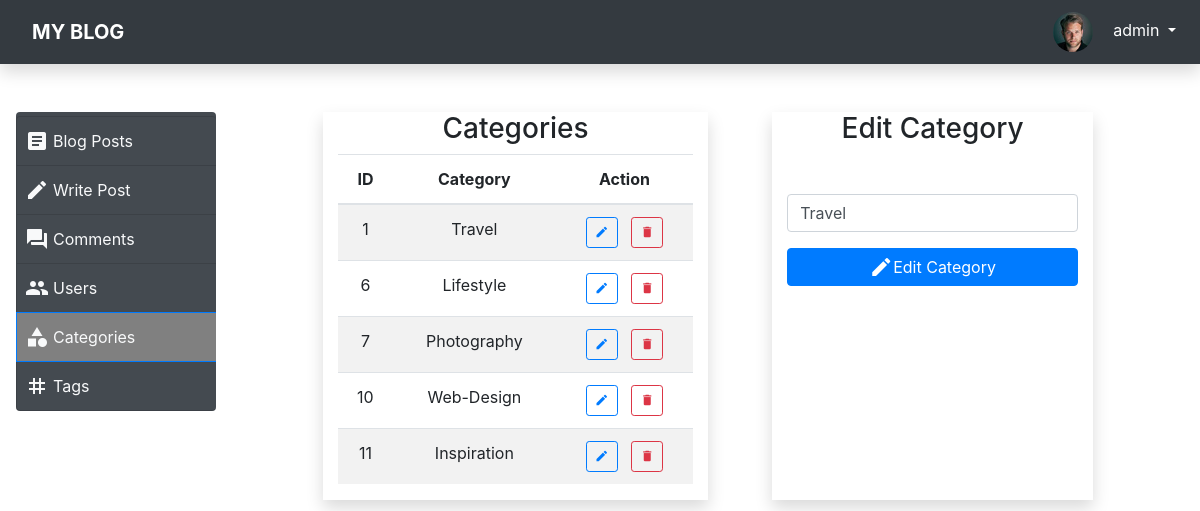
Screenshot of /site/admin/category-edit.php?id=1 (signed in) with the database file from the repository.
### tables this page shows
CREATE TABLE `users` (
  `id` int(11) NOT NULL AUTO_INCREMENT,
  `name` varchar(200) NOT NULL,
  `email` varchar(100) NOT NULL,
  `password` varchar(100) NOT NULL,
  `profile_pic_path` varchar(100) DEFAULT NULL,
  `is_admin` tinyint(1) NOT NULL DEFAULT '0',
  PRIMARY KEY (`id`),
  UNIQUE KEY `user_email` (`email`)
);

CREATE TABLE `categories` (
  `id` int(11) NOT NULL AUTO_INCREMENT,
  `category_name` varchar(25) NOT NULL,
  PRIMARY KEY (`id`),
  UNIQUE KEY `category_name` (`category_name`)
);

### site/src/DB.php (called while the page is built, shortened)
<?php
class DB
{
    private static $conn;
    public static function conn(): mysqli
    {
        if (!isset(self::$conn))
            self::$conn = new mysqli('localhost', 'id16518670_root', '9<!gVi{3m{/otZD=', 'id16518670_new_blog_db');
        return self::$conn;
    }
    public static function getUserById($id): ?User
    {
        $userRes = self::conn()->query("SELECT * from users where id = $id")->fetch_assoc();
        return new User($userRes['id'], $userRes['name'], $userRes['email'], $userRes['password'], $userRes['profile_pic_path'], $userRes['is_admin']);
    }
}

### site/src/models/User.php (called while the page is built, shortened)
<?php
class User
{
    public function __construct($id, $name, $email, $password, $profile_pic_path, $isAdmin = false)
    {
        $this->name = $name;
        $this->profile_pic_path = $profile_pic_path;
        $this->isAdmin = $isAdmin;
    }
}

### site/admin/category-edit.php (the view, shortened to what this page needs)
<?php
$user = DB::getUserById($_SESSION['user_id']);
$etag = null;
if (isset($_GET['id'])) {
    $etagId = $_GET['id'];
    $etag = DB::conn()->query("SELECT * FROM categories where id = $etagId;");
    if ($etag)
        $etag = $etag->fetch_assoc();
    else $msg = "no_id";
} else $msg = "no_id";
?>
<!doctype html>
<html lang="en">
<head>
    <link rel="stylesheet" href="https://stackpath.bootstrapcdn.com/font-awesome/4.7.0/css/font-awesome.min.css"
>
    <link rel="stylesheet" href="../css/bootstrap.css">
    <link rel="stylesheet" href="style.css">
</head>
<body>
<nav class="py-1 navbar navbar-expand-sm bg-dark navbar-dark shadow" style="z-index: 1000000;">
    <div class="navbar-brand mr-auto">
        <a href="../index.php" class="nav-link text-uppercase brand-font text-white font-weight-bolder">My Blog</a>
    </div>
    <div class="collapse navbar-collapse" id="navContent">
        <div class="w-100 navbar-nav d-flex justify-content-sm-end align-items-end">
            <div class="dropdown">
                <a class="dropdown-toggle nav-link text-white text-right active" type="button"
                   id="dropdownMenuButton"
                   data-toggle="dropdown" aria-haspopup="true" aria-expanded="false">
                    <img style="height: 40px;" class="p-0 w-auto rounded-circle mr-3"
                         src="<?php echo $user->profile_pic_path ?>" alt="profile picture">
                    <?php echo $user->name ?>
                </a>
            </div>
        </div>
    </div>
</nav>
<div class="container-fluid">
    <div class="row mt-5 position-relative">
        <div class="col-3 col-md-2 p-0 m-0 pt-1 h-100 ml-md-3 rounded"
             style="background-color: #444a50; position: sticky; top: 1px;">
            <ul class="list-group p-0">
                <li class="px-2 list-group-item border-right-0 ">
                    <a href="index.php" class="text-light d-flex align-bottom">
                        <span class="material-icons mr-1">article</span>
                        <span class="d-none d-sm-inline">Blog Posts</span>
                    </a>
                </li>
                <li class="px-2 list-group-item border-right-0 ">
                    <a href="post-create.php" class="text-light d-flex align-bottom">
                        <span class="material-icons mr-1">edit</span>
                        <span class="d-none d-sm-inline">Write Post</span>
                    </a>
                </li>
                <li class="px-2 list-group-item border-right-0">
                    <a href="comments.php" class="text-light d-flex align-bottom">
                        <span class="material-icons mr-1">forum</span>
                        <span class="d-none d-sm-inline">Comments</span>
                    </a>
                </li>
                <?php if ($user->isAdmin) { ?>
                    <li class="px-2 list-group-item border-right-0">
                        <a href="users.php" class="text-light d-flex align-bottom">
                            <span class="material-icons mr-1">people</span>
                            <span class="d-none d-sm-inline">Users</span>
                        </a>
                    </li>
                    <li class="px-2 list-group-item border-right-0 active">
                        <a href="categories.php" class="text-light d-flex align-bottom">
                            <span class="material-icons mr-1">category</span>
                            <span class="d-none d-sm-inline">Categories</span>
                        </a>
                    </li>
                    <li class="px-2 list-group-item border-right-0">
                        <a href="tags.php" class="text-light d-flex align-bottom">
                            <span class="material-icons mr-1">tag</span>
                            <span class="d-none d-sm-inline">Tags</span>
                        </a>
                    </li>
                <?php } ?>
            </ul>
        </div>
        <div class="col-7 col-md-8 row mx-auto">
            <div class="col-md-6 mx-auto shadow">
                <h3 class="h3 text-center">Categories</h3>
                <div class="table-responsive">
                <table class="table table-striped">
                    <thead>
                    <tr>
                        <th scope="col" class="text-center">ID</th>
                        <th scope="col" class="text-center">Category</th>
                        <th scope="col" class="text-center">Action</th>
                    </tr>
                    </thead>
                    <tbody>
                    <?php
                    $categories = DB::conn()->query("SELECT * FROM categories ORDER BY id;");
                    while (($category = $categories->fetch_assoc())) {
                        ?>
                        <tr>
                            <td scope="row" class="text-center"><?php echo $category['id']; ?></td>
                            <td scope="row" class="text-center"><?php echo $category['category_name']; ?></td>
                            <td scope="row" class="text-center">
                                <a href="category-edit.php?id=<?php echo $category['id'] ?>"
                                   class="btn btn-sm btn-outline-primary material-icons">edit</a>
                                <a href="category-delete.php?id=<?php echo $category['id'] ?>"
                                   class="btn btn-sm btn-outline-danger material-icons"
                                   onclick="return confirm('Are you sure to delete?')">delete</a>
                            </td>
                        </tr>
                        <?php
                    }
                    ?>
                    </tbody>
                </table></div>
            </div>
            <div class="col-md-5 mx-auto shadow">
                <h3 class="h3 text-center">Edit Category</h3>
                <form action="category-edit.php<?php echo($etag != null ? '?id=' . $etag['id'] : '') ?>" method="post"
                      class="mt-md-5">
                    <div class="form-group">
                        <input name="category-name" type="text" class="form-control" id="cat-name"
                               value="<?php echo $etag['category_name']; ?>" required>
                    </div>
                    <button type="submit" class="w-100 btn btn-primary d-flex align-items-center justify-content-center"
                            name="submit">
                        <span class="material-icons">edit</span>
                        Edit Category
                    </button>
                </form>
            </div>
        </div>
    </div>
</div>
</body>
</html>

### site/admin/style.css (style rules this page uses)
li.list-group-item { background-color: transparent; }
li.list-group-item.active { background-color: gray; }

### rows the page displays
users: profile_pic_path (picture), name "admin"
categories: id "1", category_name "Travel", category-name "Travel"
categories: id "6", category_name "Lifestyle"
categories: id "7", category_name "Photography"
categories: id "10", category_name "Web-Design"
categories: id "11", category_name "Inspiration"
